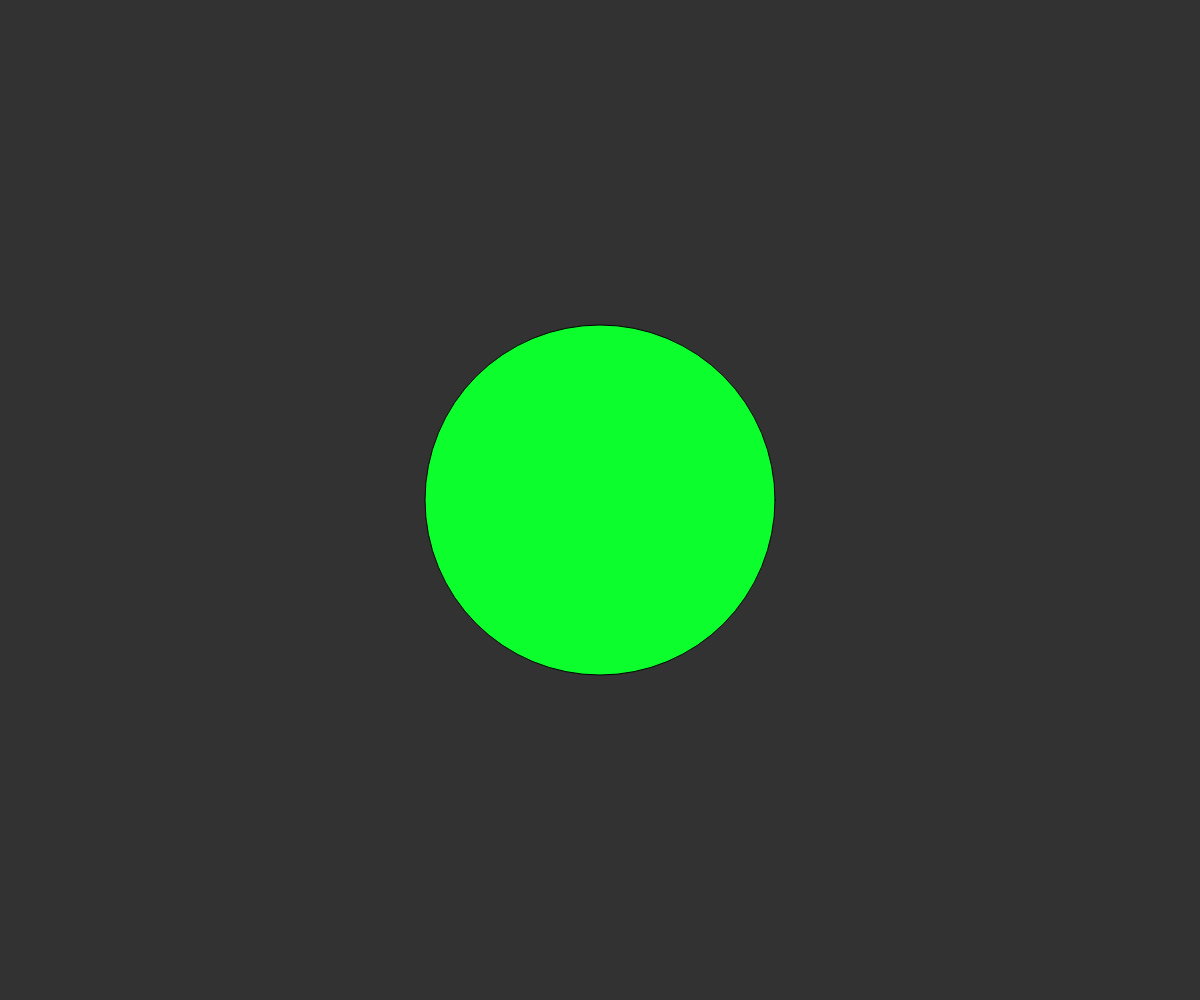
Frame 1 (no input)
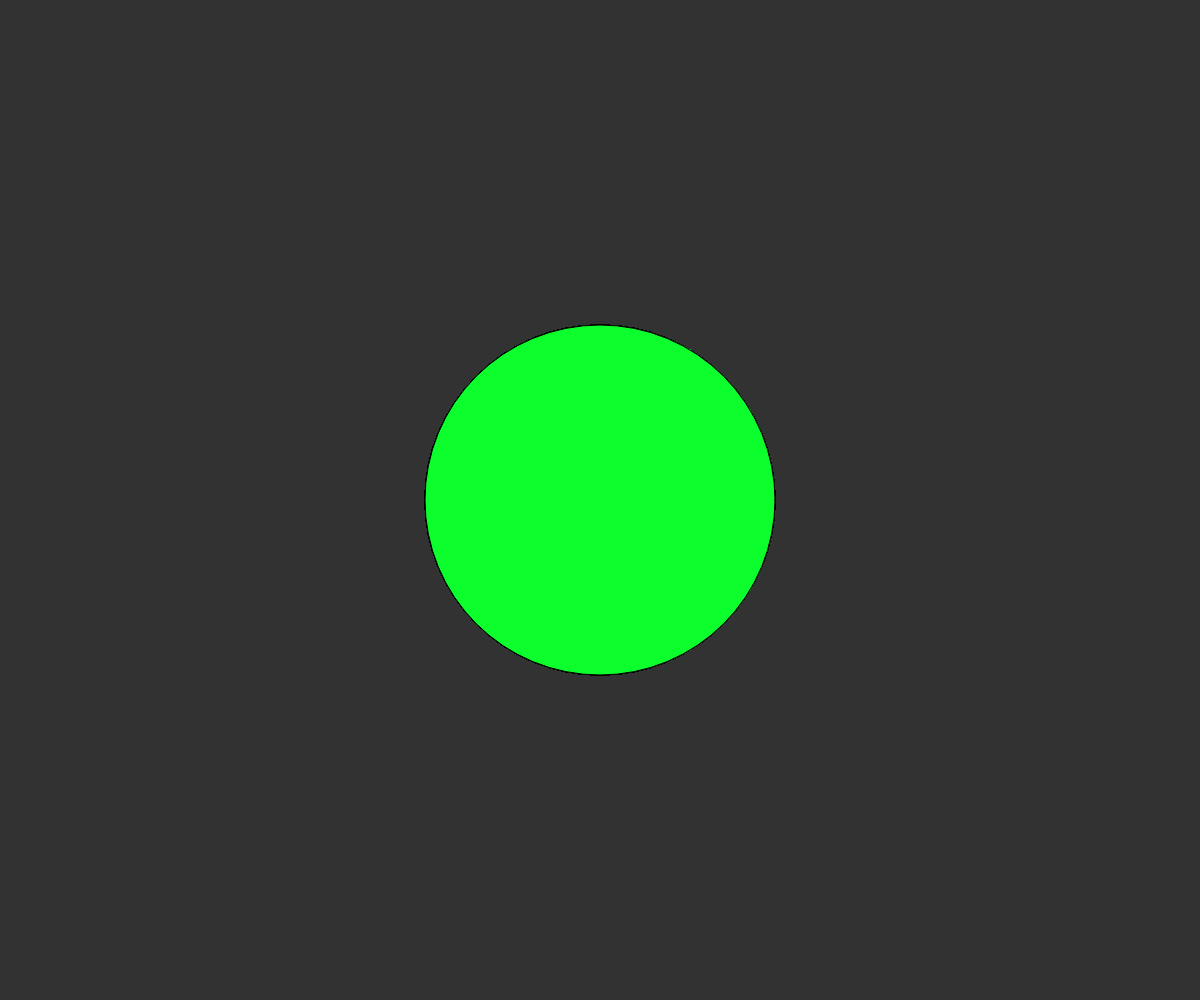
Frame 60 (no input)
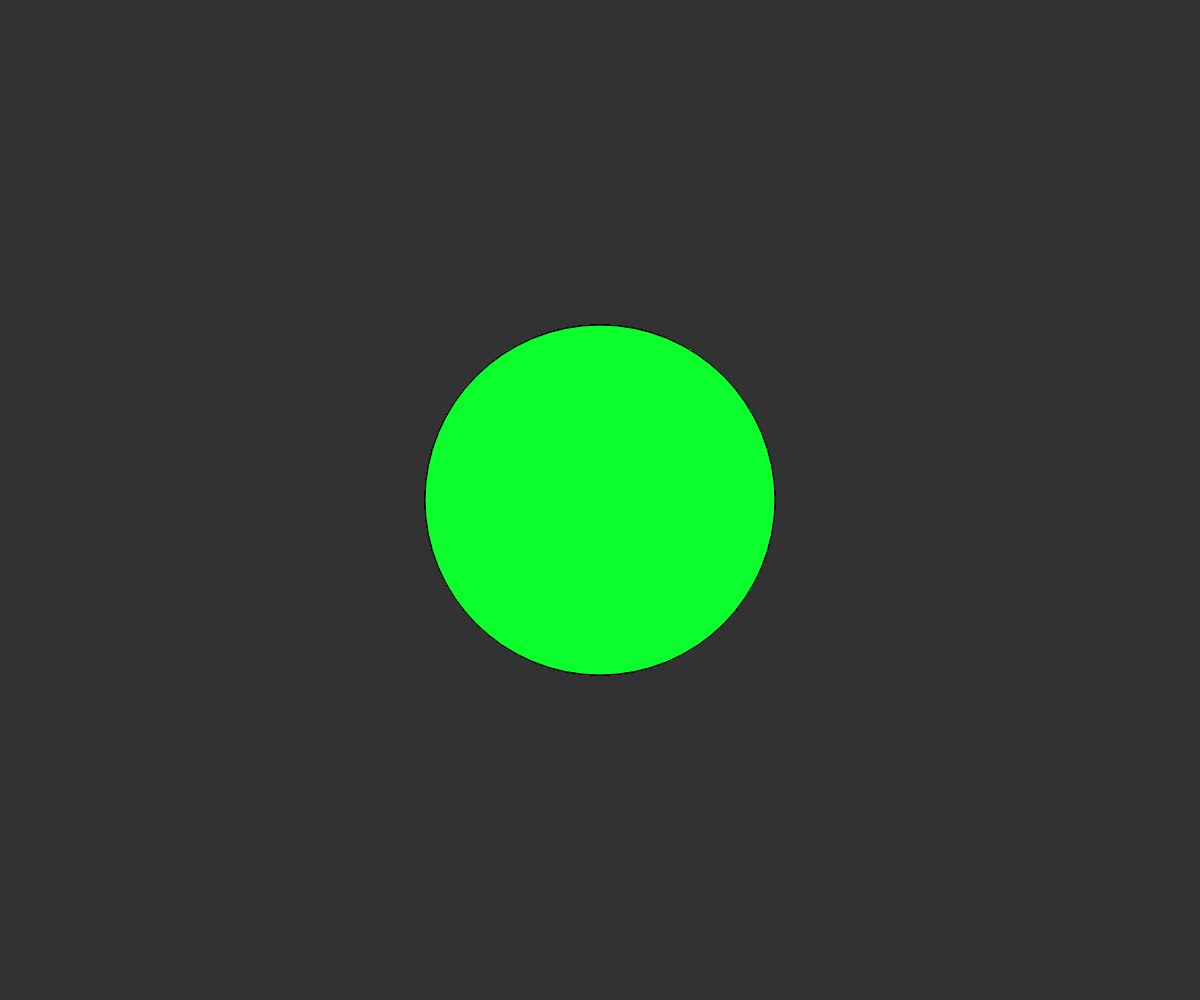
Frame 120 (the mouse pressed at the canvas centre since frame 60)

The p5.js sketch that drew these frames (run headless with seeded random() and noise() and a simulated clock; from frame 60 on, the mouse is pressed at the canvas centre):

// p5.js sketch
// ── sketch.js
//  Variables:


function setup() {
    createCanvas(windowWidth, windowHeight);
    background(50);
}

function draw() {
    c = color(12, 255, 45);
    fill(c);
    ellipse(windowWidth / 2, windowHeight / 2, 350, 350);
}
